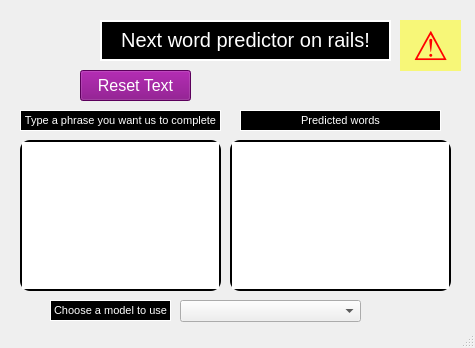
<?xml version="1.0" encoding="UTF-8"?>
<ui version="4.0">
 <class>MainWindow</class>
 <widget class="QMainWindow" name="MainWindow">
  <property name="geometry">
   <rect>
    <x>0</x>
    <y>0</y>
    <width>475</width>
    <height>348</height>
   </rect>
  </property>
  <property name="windowTitle">
   <string>Next Word Predictor</string>
  </property>
  <property name="styleSheet">
   <string notr="true">background-image: url(:/Background/Background.jpg);
background-repeat: repeat;
color: white;</string>
  </property>
  <widget class="QWidget" name="centralwidget">
   <widget class="QLabel" name="lblWindowTitle">
    <property name="geometry">
     <rect>
      <x>100</x>
      <y>20</y>
      <width>291</width>
      <height>41</height>
     </rect>
    </property>
    <property name="font">
     <font>
      <pointsize>15</pointsize>
     </font>
    </property>
    <property name="autoFillBackground">
     <bool>false</bool>
    </property>
    <property name="styleSheet">
     <string notr="true">background: none;
background-color: black;
color: white;
border-color: white;
border-style:solid;
border-width: 2px;</string>
    </property>
    <property name="text">
     <string>Next word predictor on rails!</string>
    </property>
    <property name="textFormat">
     <enum>Qt::RichText</enum>
    </property>
    <property name="alignment">
     <set>Qt::AlignCenter</set>
    </property>
   </widget>
   <widget class="QPushButton" name="btnErase">
    <property name="geometry">
     <rect>
      <x>80</x>
      <y>70</y>
      <width>111</width>
      <height>31</height>
     </rect>
    </property>
    <property name="font">
     <font>
      <pointsize>12</pointsize>
     </font>
    </property>
    <property name="styleSheet">
     <string notr="true">QPushButton {
	background: none;
	background-color: purple;
}

QPushButton:hover {
	background-color: blue;
}</string>
    </property>
    <property name="text">
     <string>Reset Text</string>
    </property>
   </widget>
   <widget class="QTextEdit" name="txtText">
    <property name="geometry">
     <rect>
      <x>20</x>
      <y>140</y>
      <width>201</width>
      <height>151</height>
     </rect>
    </property>
    <property name="styleSheet">
     <string notr="true">background: none;
border-radius: 10px;
border-style: solid;
border-color: black;
border-width: 2px;
color: black;
</string>
    </property>
   </widget>
   <widget class="QLabel" name="label">
    <property name="geometry">
     <rect>
      <x>20</x>
      <y>110</y>
      <width>201</width>
      <height>21</height>
     </rect>
    </property>
    <property name="font">
     <font>
      <pointsize>8</pointsize>
     </font>
    </property>
    <property name="styleSheet">
     <string notr="true">background: none;
background-color: black;
color: white;
border-width: 1px;
border-color: white;
border-style: solid;</string>
    </property>
    <property name="text">
     <string>Type a phrase you want us to complete</string>
    </property>
    <property name="alignment">
     <set>Qt::AlignCenter</set>
    </property>
   </widget>
   <widget class="QLabel" name="label_2">
    <property name="geometry">
     <rect>
      <x>50</x>
      <y>300</y>
      <width>121</width>
      <height>21</height>
     </rect>
    </property>
    <property name="font">
     <font>
      <pointsize>8</pointsize>
     </font>
    </property>
    <property name="styleSheet">
     <string notr="true">background: none;
background-color: black;
border-color: white;
border-width: 1px;
border-style: solid;</string>
    </property>
    <property name="text">
     <string>Choose a model to use</string>
    </property>
    <property name="alignment">
     <set>Qt::AlignCenter</set>
    </property>
   </widget>
   <widget class="QComboBox" name="cmbModel">
    <property name="geometry">
     <rect>
      <x>180</x>
      <y>300</y>
      <width>181</width>
      <height>22</height>
     </rect>
    </property>
    <property name="styleSheet">
     <string notr="true">background: none;
color: black;</string>
    </property>
    <property name="editable">
     <bool>false</bool>
    </property>
   </widget>
   <widget class="QListWidget" name="lstPredictions">
    <property name="geometry">
     <rect>
      <x>230</x>
      <y>140</y>
      <width>221</width>
      <height>151</height>
     </rect>
    </property>
    <property name="styleSheet">
     <string notr="true">background: none;
border-radius: 10px;
border-style: solid;
border-color: black;
border-width: 2px;
color: black;</string>
    </property>
   </widget>
   <widget class="QLabel" name="label_3">
    <property name="geometry">
     <rect>
      <x>240</x>
      <y>110</y>
      <width>201</width>
      <height>21</height>
     </rect>
    </property>
    <property name="font">
     <font>
      <pointsize>8</pointsize>
     </font>
    </property>
    <property name="styleSheet">
     <string notr="true">background: none;
background-color: black;
color: white;
border-width: 1px;
border-color: white;
border-style: solid;</string>
    </property>
    <property name="text">
     <string>Predicted words</string>
    </property>
    <property name="alignment">
     <set>Qt::AlignCenter</set>
    </property>
   </widget>
   <widget class="QLabel" name="label_4">
    <property name="geometry">
     <rect>
      <x>400</x>
      <y>20</y>
      <width>61</width>
      <height>51</height>
     </rect>
    </property>
    <property name="font">
     <font>
      <pointsize>30</pointsize>
     </font>
    </property>
    <property name="toolTip">
     <string>&lt;html&gt;&lt;head/&gt;&lt;body&gt;&lt;p&gt;Datasets used for training the available models contain a limited number of words, if no one could be chosen then you will see that predicted words list won't change until the sequence (depending on the model) is found or trainable in any way&lt;/p&gt;&lt;/body&gt;&lt;/html&gt;</string>
    </property>
    <property name="styleSheet">
     <string notr="true">background: none;
color: red;
background-color: rgba(255,255,0,0.5);
border-style: solid;</string>
    </property>
    <property name="text">
     <string>⚠️</string>
    </property>
    <property name="alignment">
     <set>Qt::AlignCenter</set>
    </property>
   </widget>
  </widget>
  <widget class="QStatusBar" name="statusbar"/>
 </widget>
 <resources>
  <include location="Resources/Images.qrc"/>
 </resources>
 <connections/>
</ui>
